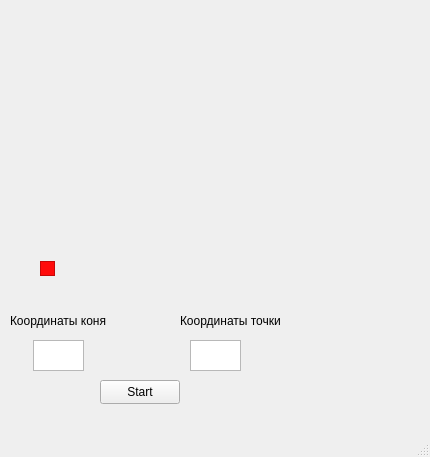
<?xml version="1.0" encoding="UTF-8"?>
<ui version="4.0">
 <class>MainWindow</class>
 <widget class="QMainWindow" name="MainWindow">
  <property name="geometry">
   <rect>
    <x>0</x>
    <y>0</y>
    <width>430</width>
    <height>457</height>
   </rect>
  </property>
  <property name="windowTitle">
   <string>MainWindow</string>
  </property>
  <widget class="QWidget" name="centralwidget">
   <widget class="QLabel" name="Chess_Board">
    <property name="geometry">
     <rect>
      <x>5</x>
      <y>9</y>
      <width>301</width>
      <height>300</height>
     </rect>
    </property>
    <property name="styleSheet">
     <string notr="true">image: url(:/resource/img/ChessBoard.jpg);</string>
    </property>
    <property name="text">
     <string/>
    </property>
   </widget>
   <widget class="QPushButton" name="ButtonStart">
    <property name="enabled">
     <bool>true</bool>
    </property>
    <property name="geometry">
     <rect>
      <x>100</x>
      <y>380</y>
      <width>80</width>
      <height>24</height>
     </rect>
    </property>
    <property name="text">
     <string>Start</string>
    </property>
   </widget>
   <widget class="QListWidget" name="Horse">
    <property name="enabled">
     <bool>true</bool>
    </property>
    <property name="geometry">
     <rect>
      <x>40</x>
      <y>261</y>
      <width>15</width>
      <height>15</height>
     </rect>
    </property>
    <property name="styleSheet">
     <string notr="true">background-color: rgb(255, 11, 11);</string>
    </property>
    <property name="autoScroll">
     <bool>true</bool>
    </property>
    <property name="showDropIndicator" stdset="0">
     <bool>true</bool>
    </property>
   </widget>
   <widget class="QTextEdit" name="TextPositionHorse">
    <property name="geometry">
     <rect>
      <x>33</x>
      <y>340</y>
      <width>51</width>
      <height>31</height>
     </rect>
    </property>
    <property name="markdown">
     <string/>
    </property>
    <property name="html">
     <string>&lt;!DOCTYPE HTML PUBLIC &quot;-//W3C//DTD HTML 4.0//EN&quot; &quot;http://www.w3.org/TR/REC-html40/strict.dtd&quot;&gt;
&lt;html&gt;&lt;head&gt;&lt;meta name=&quot;qrichtext&quot; content=&quot;1&quot; /&gt;&lt;meta charset=&quot;utf-8&quot; /&gt;&lt;style type=&quot;text/css&quot;&gt;
p, li { white-space: pre-wrap; }
&lt;/style&gt;&lt;/head&gt;&lt;body style=&quot; font-family:'Segoe UI'; font-size:9pt; font-weight:400; font-style:normal;&quot;&gt;
&lt;p style=&quot;-qt-paragraph-type:empty; margin-top:0px; margin-bottom:0px; margin-left:0px; margin-right:0px; -qt-block-indent:0; text-indent:0px;&quot;&gt;&lt;br /&gt;&lt;/p&gt;&lt;/body&gt;&lt;/html&gt;</string>
    </property>
   </widget>
   <widget class="QTextEdit" name="TextPositionPoint">
    <property name="geometry">
     <rect>
      <x>190</x>
      <y>340</y>
      <width>51</width>
      <height>31</height>
     </rect>
    </property>
   </widget>
   <widget class="QLabel" name="label">
    <property name="geometry">
     <rect>
      <x>10</x>
      <y>310</y>
      <width>121</width>
      <height>21</height>
     </rect>
    </property>
    <property name="text">
     <string>Координаты коня</string>
    </property>
   </widget>
   <widget class="QLabel" name="label_2">
    <property name="geometry">
     <rect>
      <x>180</x>
      <y>310</y>
      <width>121</width>
      <height>21</height>
     </rect>
    </property>
    <property name="text">
     <string>Координаты точки</string>
    </property>
   </widget>
  </widget>
  <widget class="QMenuBar" name="menubar">
   <property name="geometry">
    <rect>
     <x>0</x>
     <y>0</y>
     <width>430</width>
     <height>21</height>
    </rect>
   </property>
  </widget>
  <widget class="QStatusBar" name="statusbar"/>
 </widget>
 <resources/>
 <connections/>
</ui>
